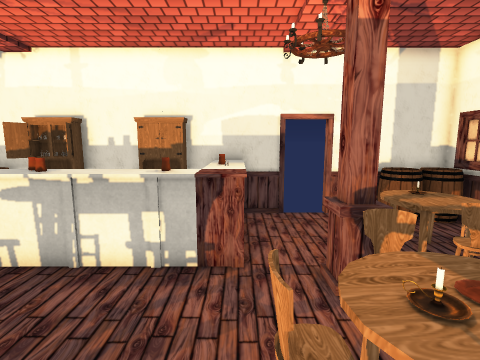
View 1 (above)

14 first-person views from a walk through a 3-D level made in the Unity game engine. The camera is 1.5 m above the floor, tilts 8° down and sees 85° across. Doors are open. The floor is counted in squares, 0.5 m on a side. Each view is taken from the middle of a square. On the plan, view 1 faces up. The plan holds only what a view shows up to about 19 squares ahead; the rest is blank. The place goes on beyond the plan. Some animated figures are not drawn. Some surface patterns are stand-ins.

View 2
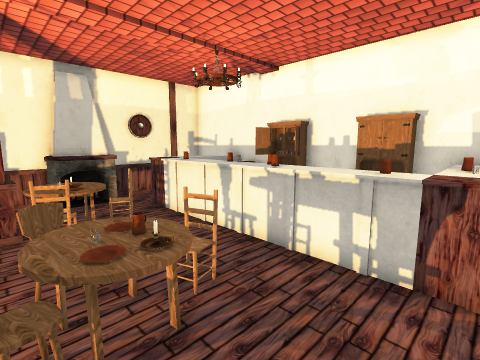

View 3
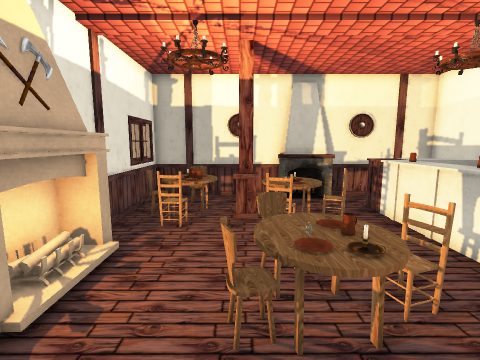

View 4
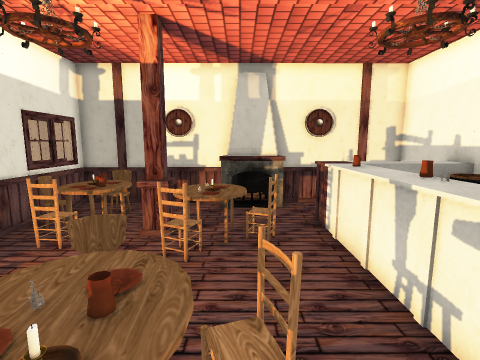

View 5
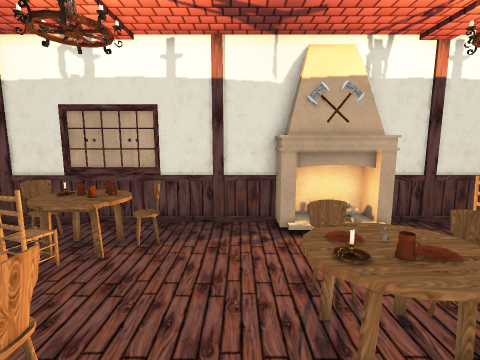

View 6
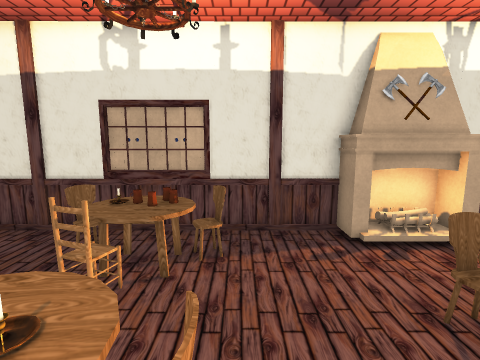

View 7
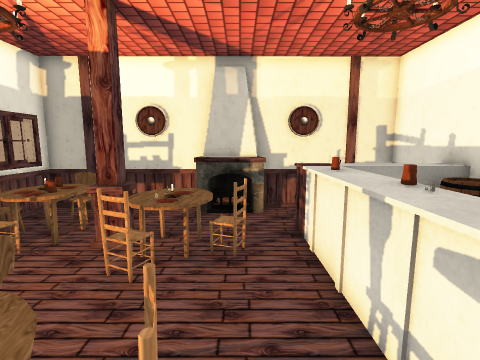

View 8
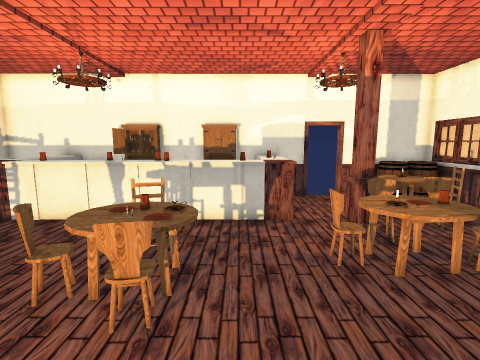

View 9
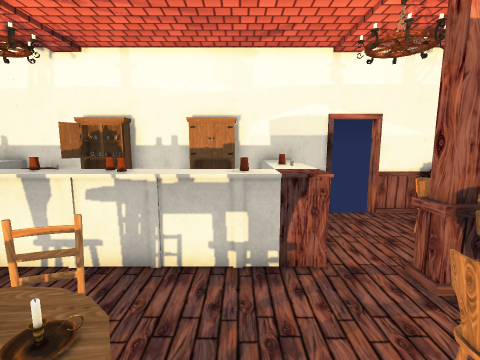

View 10
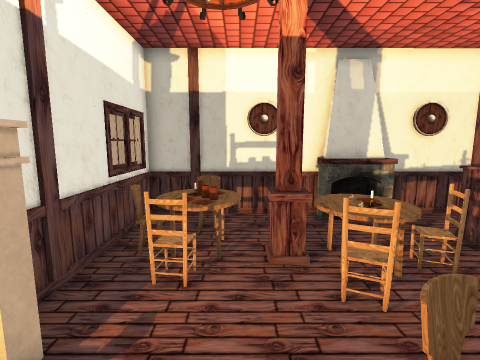

View 11
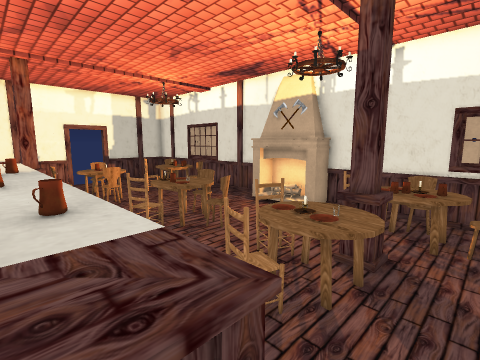

View 12
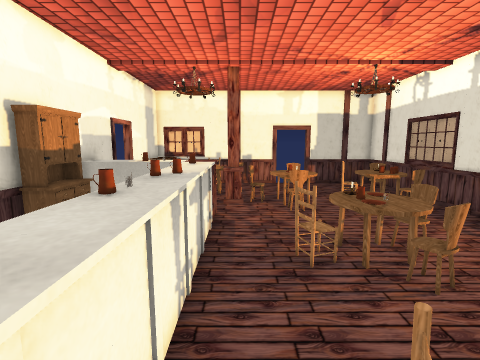

View 13
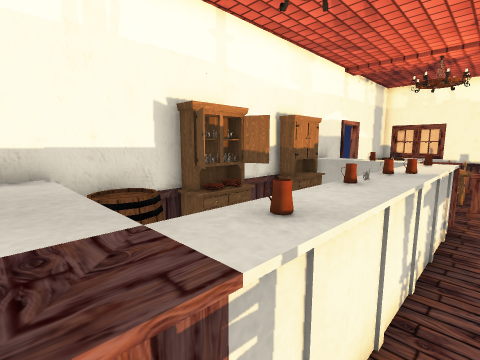

View 14
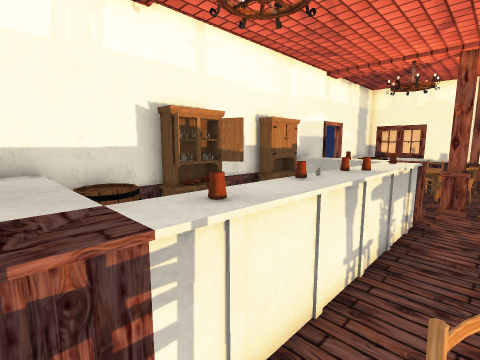

### Floor plan
Key: @ floor where view 1 was taken; # wall or solid block; x gap in a wall; . floor; D open door; = window, fence, low wall or low ledge; ^ raised ledge; B barrel; C cupboard; T table; H chair; L column; A chandelier; F fireplace; O other object.
Columns run from 15 left of view 1 to 8 right of it. Each row starts with its distance up from view 1.
 11 #################DDx####
 10 #  ^BBBC#C CCC^^.....BBB
  9 #  ^^         ^^...H...
  8 #. ^^         ^^...TOT.
  7 #..^^^^^^^^^^^^^...TOTH
  6 #..^^^^^^^^^^^^^.LLTTT.
  5 #F...............LL.H..
  4 FF...H............H....
  3 FF..TTT...H....HTTT....
  2 #F.TTAT...TTA...TATH...
  1 #...LLHH.HT=T....TT.
  0 #...LL....TH...@..H....
 -1 #..TTT...........TH....
 -2 #.HTOTH.........TTOT...
 -3 #..TTT.........H=TOHH..
 -4 ##  H...FFFFF......#  ..
 -5   ######################

Where each view was taken, in squares from view 1:
view 1: 0 up, 0 right, facing up
view 2: 0 up, 0 right, facing up-left
view 3: 0 up, 0 right, facing left
view 4: 3 up, 2 left, facing left
view 5: 5 up, 2 left, facing down
view 6: 4 up, 0 right, facing down
view 7: 4 up, 3 left, facing left
view 8: 4 down, 2 left, facing up
view 9: 0 up, 2 left, facing up
view 10: 1 down, 4 left, facing left
view 11: 7 up, 13 left, facing down-right
view 12: 5 up, 11 left, facing right
view 13: 5 up, 12 left, facing up-right
view 14: 4 up, 12 left, facing up-right
